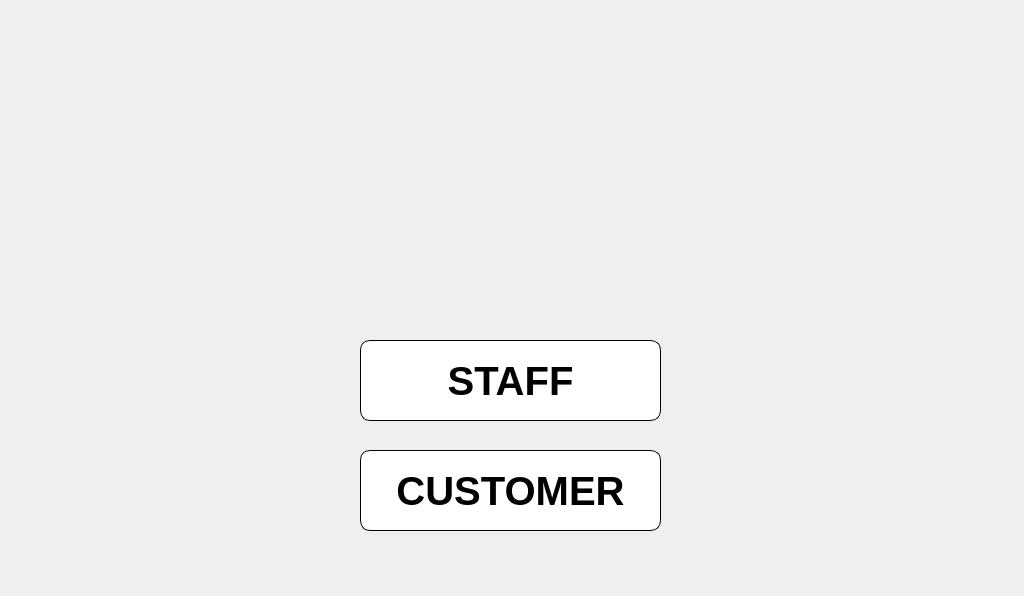
<?xml version="1.0" encoding="UTF-8"?>
<ui version="4.0">
 <class>Form</class>
 <widget class="QWidget" name="Form">
  <property name="geometry">
   <rect>
    <x>0</x>
    <y>0</y>
    <width>1024</width>
    <height>596</height>
   </rect>
  </property>
  <property name="windowTitle">
   <string>Form</string>
  </property>
  <widget class="QLabel" name="labelImage">
   <property name="geometry">
    <rect>
     <x>0</x>
     <y>0</y>
     <width>1031</width>
     <height>601</height>
    </rect>
   </property>
   <property name="text">
    <string/>
   </property>
   <property name="pixmap">
    <pixmap>D:/Project/image/image.png</pixmap>
   </property>
  </widget>
  <widget class="QPushButton" name="pushButtonStaff">
   <property name="geometry">
    <rect>
     <x>360</x>
     <y>340</y>
     <width>301</width>
     <height>81</height>
    </rect>
   </property>
   <property name="font">
    <font>
     <pointsize>30</pointsize>
     <weight>75</weight>
     <bold>true</bold>
    </font>
   </property>
   <property name="styleSheet">
    <string notr="true">background-color:white;
color:black;
border-style:outset;
border-width:1px;
border-radius:10px;
border-color:black;</string>
   </property>
   <property name="text">
    <string>STAFF</string>
   </property>
  </widget>
  <widget class="QPushButton" name="pushButtonCustomer">
   <property name="geometry">
    <rect>
     <x>360</x>
     <y>450</y>
     <width>301</width>
     <height>81</height>
    </rect>
   </property>
   <property name="font">
    <font>
     <pointsize>30</pointsize>
     <weight>75</weight>
     <bold>true</bold>
    </font>
   </property>
   <property name="styleSheet">
    <string notr="true">background-color:white;
color:black;
border-style:outset;
border-width:1px;
border-radius:10px;
border-color:black;</string>
   </property>
   <property name="text">
    <string>CUSTOMER</string>
   </property>
  </widget>
 </widget>
 <resources/>
 <connections/>
</ui>
